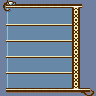

A level layout from a 2D game, rendered from its tile map. Below: a short description, then the map file with tile-grid data replaced by summaries:
An orthogonal 12x12 tile map with 8x8 px tiles, 1 tile layer (Tile Layer 1).

<map version="1.0" orientation="orthogonal" renderorder="right-down" width="12" height="12" tilewidth="8" tileheight="8" nextobjectid="1">
 <tileset firstgid="1" name="MenuTiles" tilewidth="8" tileheight="8">
  <image source="MenuTiles.png" width="256" height="32" />
 </tileset>
 <layer name="Tile Layer 1" width="12" height="12">
  <data>[144 cells, 144 non-empty, 18 distinct tile ids]</data>
 </layer>
</map>
